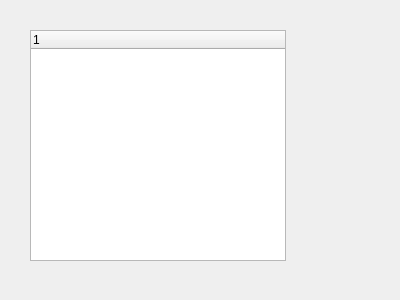
<?xml version="1.0" encoding="UTF-8"?>
<ui version="4.0">
 <class>Widget</class>
 <widget class="QWidget" name="Widget">
  <property name="geometry">
   <rect>
    <x>0</x>
    <y>0</y>
    <width>400</width>
    <height>300</height>
   </rect>
  </property>
  <property name="windowTitle">
   <string>Widget</string>
  </property>
  <widget class="QTreeWidget" name="treeWidget">
   <property name="geometry">
    <rect>
     <x>30</x>
     <y>30</y>
     <width>256</width>
     <height>231</height>
    </rect>
   </property>
  </widget>
 </widget>
 <layoutdefault spacing="6" margin="11"/>
 <resources/>
 <connections/>
</ui>
